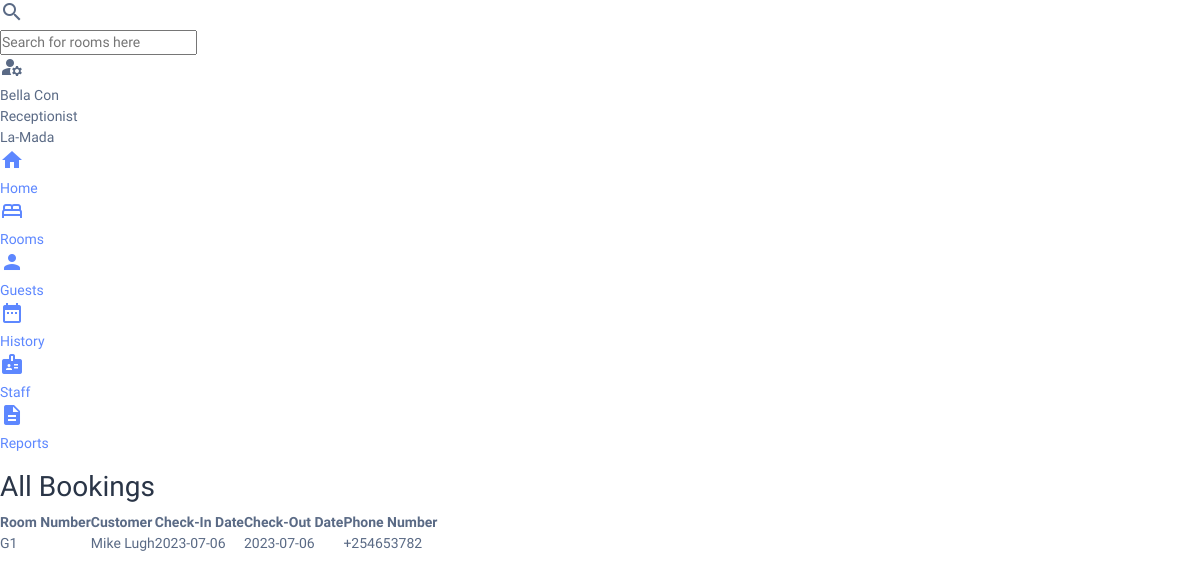
The page /history (signed in) on the database its author committed.
### tables this page shows
CREATE TABLE 'users' (
    'id' INTEGER PRIMARY KEY AUTOINCREMENT,
    'email' VARCHAR(50) NOT NULL,
    'first_name' CHAR(50),
    'last_name' CHAR(50),
    'role' CHAR(50),
    'password' VARCHAR
);

CREATE TABLE 'bookings'(
    'id' INTEGER PRIMARY KEY AUTOINCREMENT,
    'customer_phone' VARCHAR (12) NOT NULL,
    'customer_name' VARCHAR (50) NOT NULL,
    'room_number' CHAR(30) NOT NULL,
    'room_type' CHAR(30) NOT NULL,
    'check_in' DATE NOT NULL,
    'check_out' DATE NOT NULL,
    'amount_paid' INTEGER NOUT NULL
);

### app.py (the view)
@app.route("/history")
@login_required
def booking_history():
    rows = db.execute("SELECT * FROM bookings")
    rows.reverse()
    return render_template("history.html", bookings=rows)

### app.py (called while the page is built)
@app.after_request
def after_request(response):
    response.headers["Cache-Control"] = "no-cache, no-store, must-revalidate"
    response.headers["Expires"] = 0
    response.headers["Pragma"] = "no-cache"
    return response

@app.context_processor
def user_details():
    if request.path == "/login":
        return {}
    row = db.execute(
        "SELECT first_name, last_name, role FROM users WHERE id = ?", session["user_id"]
    )
    return dict(user=row[0])

### helpers.py (called while the page is built)
def login_required(f):
    @wraps(f)
    def decorated_function(*args, **kwargs):
        if session.get("user_id") is None:
            return redirect("/login")
        return f(*args, **kwargs)
    return decorated_function

### templates/history.html (shortened to what this page needs)
{% extends "layout.html"%}
{% block body %}
<div class="actions">
    <h2>All Bookings</h2>
</div>
<div class="workspace">
    <table>
        <tr>
            <th>Room Number</th>
            <th>Customer</th>
            <th>Check-In Date</th>
            <th>Check-Out Date</th>
            <th>Phone Number</th>
            {% for booking in bookings%}
        <tr>
            <td>{{(booking.room_number).upper()}}</td>
            <td>{{(booking.customer_name).title()}}</td>
            <td>{{booking.check_in}}</td>
            <td>{{booking.check_out}}</td>
            <td>{{booking.customer_phone}}</td>
        </tr>
        {% endfor %}
    </table>
</div>
{% endblock %}

### templates/layout.html (shortened to what this page needs)
<!DOCTYPE html>
<html lang="en">
<head>
    <link href="/static/styles.css" rel="stylesheet">
</head>
<body id="body">
    <header>
        <div class="search">
            <span class="material-icons md-dark">search</span>
            <form action="">
                <input type="text" placeholder="Search for rooms here">
            </form>
        </div>
        <div class="profile" onclick="logout()">
            <div class="profile-pic">
                <span class="material-icons md-dark">manage_accounts</span>
            </div>
            <div class="profile-data">
                <span id="name">{{ (user.first_name).capitalize() + " "+ (user.last_name).capitalize()
                    }}</span><br>
                <span id="role">{{ (user.role).capitalize()}}</span>
            </div>
        </div>
    </header>
    <nav>
        <div id="logo" class="logo">La-Mada</div>
        <ul>
            <a class="nav-item" href="/">
                <span class="material-icons md-dark">home</span>
                <li>Home</li>
            </a>
            <a class="nav-item" href="/rooms">
                <span class="material-icons md-dark"> bed </span>
                <li>Rooms</li>
            </a>
            <a class="nav-item" href="">
                <span class="material-icons md-dark"> person </span>
                <li>Guests</li>
            </a>
            <a class="nav-item" href="/history">
                <span class="material-icons md-dark"> date_range </span>
                <li>History</li>
            </a>
            <a class="nav-item" href="/staff">
                <span class="material-icons md-dark"> badge </span>
                <li>Staff</li>
            </a>
            <a class="nav-item" href="">
                <span class="material-icons md-dark"> description </span>
                <li>Reports</li>
            </a>
        </ul>
    </nav>
    {% block body%}{% endblock %}
</body>
</html>

### rows shown on the page
users: first_name+last_name "Bella Con", role "Receptionist"
bookings: room_number "G1", customer_name "Mike Lugh", check_in "2023-07-06", check_out "2023-07-06", customer_phone "+254653782"
